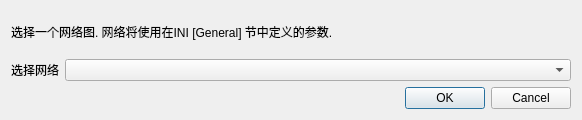
<?xml version="1.0" encoding="UTF-8"?>
<ui version="4.0">
 <class>ComboSelectionDialog</class>
 <widget class="QDialog" name="ComboSelectionDialog">
  <property name="geometry">
   <rect>
    <x>0</x>
    <y>0</y>
    <width>582</width>
    <height>120</height>
   </rect>
  </property>
  <property name="sizePolicy">
   <sizepolicy hsizetype="Preferred" vsizetype="Preferred">
    <horstretch>0</horstretch>
    <verstretch>0</verstretch>
   </sizepolicy>
  </property>
  <property name="windowTitle">
   <string>Set Up Network</string>
  </property>
  <layout class="QVBoxLayout" name="verticalLayout">
   <item>
    <widget class="QLabel" name="label">
     <property name="text">
      <string>选择一个网络图. 网络将使用在INI [General] 节中定义的参数.</string>
     </property>
    </widget>
   </item>
   <item>
    <layout class="QHBoxLayout" name="horizontalLayout">
     <item>
      <widget class="QLabel" name="label_2">
       <property name="text">
        <string>选择网络</string>
       </property>
      </widget>
     </item>
     <item>
      <widget class="QComboBox" name="comboBox">
       <property name="sizePolicy">
        <sizepolicy hsizetype="Expanding" vsizetype="Fixed">
         <horstretch>0</horstretch>
         <verstretch>0</verstretch>
        </sizepolicy>
       </property>
      </widget>
     </item>
    </layout>
   </item>
   <item>
    <widget class="QDialogButtonBox" name="buttonBox">
     <property name="orientation">
      <enum>Qt::Horizontal</enum>
     </property>
     <property name="standardButtons">
      <set>QDialogButtonBox::Cancel|QDialogButtonBox::Ok</set>
     </property>
    </widget>
   </item>
  </layout>
 </widget>
 <resources/>
 <connections>
  <connection>
   <sender>buttonBox</sender>
   <signal>accepted()</signal>
   <receiver>ComboSelectionDialog</receiver>
   <slot>accept()</slot>
   <hints>
    <hint type="sourcelabel">
     <x>248</x>
     <y>254</y>
    </hint>
    <hint type="destinationlabel">
     <x>157</x>
     <y>274</y>
    </hint>
   </hints>
  </connection>
  <connection>
   <sender>buttonBox</sender>
   <signal>rejected()</signal>
   <receiver>ComboSelectionDialog</receiver>
   <slot>reject()</slot>
   <hints>
    <hint type="sourcelabel">
     <x>316</x>
     <y>260</y>
    </hint>
    <hint type="destinationlabel">
     <x>286</x>
     <y>274</y>
    </hint>
   </hints>
  </connection>
 </connections>
</ui>
